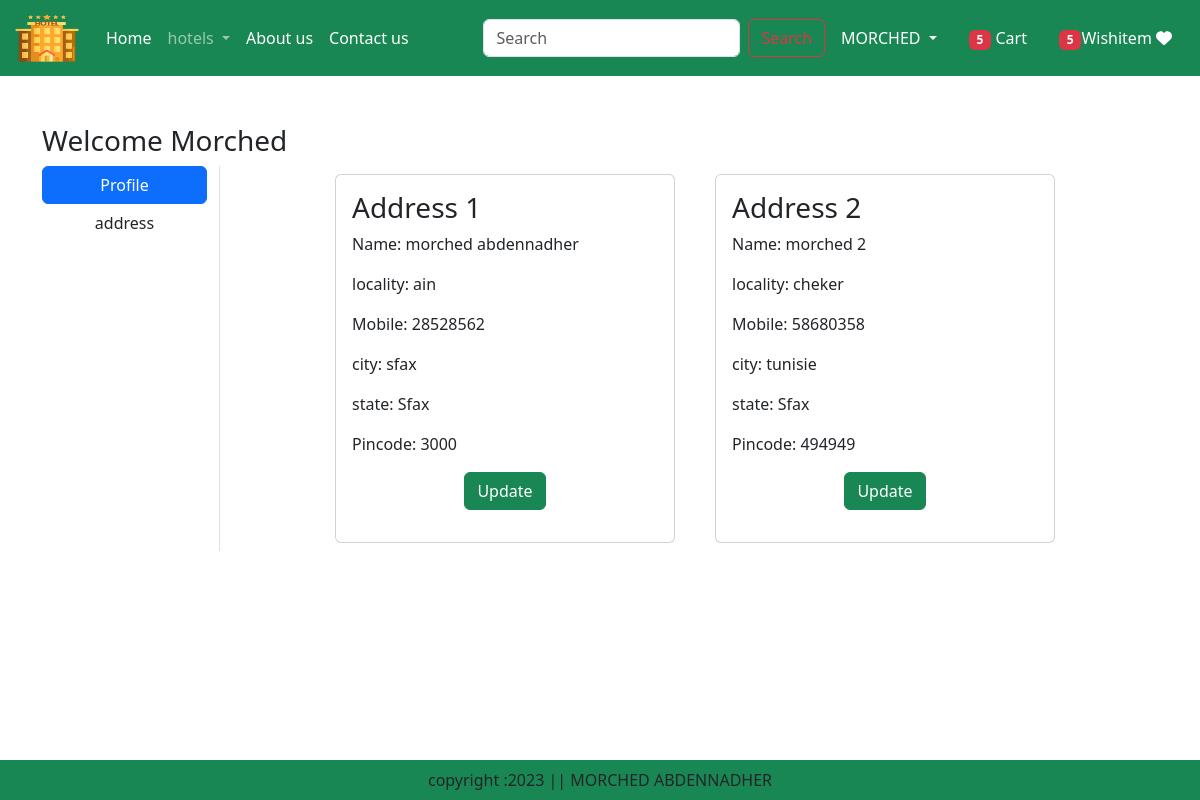
The page /address/ (signed in) on the database its author committed.
### app/models.py (models this page shows, shortened)
class Customer(models.Model):
    user = models.ForeignKey(User, on_delete=models.CASCADE)
    name = models.CharField(max_length=200)
    locality = models.CharField( max_length=200)
    city = models.CharField( max_length=50)
    mobile = models.IntegerField(default=0)
    zipcode = models.IntegerField()
    state = models.CharField(choices=STATE_CHOICES, max_length=100)

### app/views.py (the view)
# urls.py: path('address/', views.address, name='address'),
def address(request):
    add = Customer.objects.filter(user=request.user)
    totalitem = 0
    wishitem = 0
    if request.user.is_authenticated:
        totalitem = len(Cart.objects.filter(user=request.user))
        wishitem = len(Cart.objects.filter(user=request.user))
    return render(request,'app/address.html',locals())

### app/templates/app/address.html (shortened to what this page needs)
{% extends 'app/base.html' %}
{% load static %}
{% block main-content %}
<div class="container my-5">
    <div class="row">
        <h3>Welcome <span class="text-capitalize">{{request.user}}</span></h3>
        <div class="col-sm-2 border-end">
            <ul class ="list-unstyled">
                <li class='d-grid'> <a href="{% url 'profile' %}" class="btn btn-primary">Profile</a></li>
                <li class='d-grid'> <a href="{% url 'address' %}" class="btn ">address</a></li>
            </ul>
        </div>
        <div class="col-sm-8 offset-sm-1">
            <div class="row">
                {% for ad in add %}
                <div class="col-sm-6">
                    <div class="card m-2">
                        <div class="card-body">
                            <h3>Address {{forloop.counter}}</h3>
                            <p>Name: {{ad.name}}</p>
                            <p>locality: {{ad.locality}}</p>
                            <p>Mobile: {{ad.mobile}}</p>
                            <p>city: {{ad.city}}</p>
                            <p>state: {{ad.state}}</p>
                            <p>Pincode: {{ad.zipcode}}</p>
                            <p class="text-center"> <a href="{% url 'updateAddress' pk=ad.id %}"
                            type="button" class="btn btn-success">Update</a> </p>
                        </div>
                    </div>
                </div>
                {% endfor %}
            </div>
        </div>
    </div>
</div>
{% endblock main-content %}

### rows shown on the page
Customer: name "morched abdennadher", locality "ain", mobile "28528562", city "sfax", state "Sfax", zipcode "3000"
Customer: name "morched 2", locality "cheker", mobile "58680358", city "tunisie", state "Sfax", zipcode "494949"

### other values the page prints
{{ totalitem }} "5"
{{ wishitem }} "5"
{{ request.user }} "Morched"
